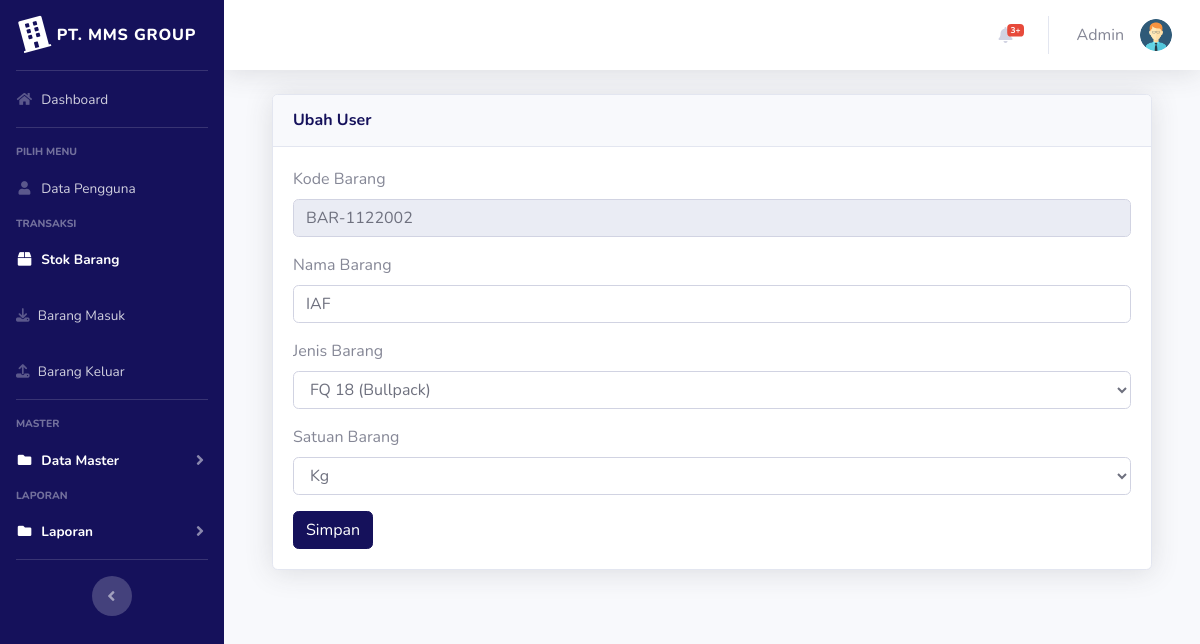
Screenshot of /index.php?page=gudang&aksi=ubahgudang&kode_barang=BAR-1122002 (signed in) with the database file from the repository.
### tables this page shows
CREATE TABLE `users` (
  `id` int(11) NOT NULL,
  `nik` varchar(10) NOT NULL,
  `nama` varchar(100) NOT NULL,
  `alamat` varchar(200) NOT NULL,
  `telepon` varchar(100) NOT NULL,
  `username` varchar(100) NOT NULL,
  `password` varchar(100) NOT NULL,
  `level` varchar(25) NOT NULL DEFAULT 'member',
  `foto` varchar(25) NOT NULL
);

CREATE TABLE `gudang` (
  `id` int(11) NOT NULL,
  `kode_barang` varchar(100) NOT NULL,
  `nama_barang` varchar(100) NOT NULL,
  `jenis_barang` varchar(100) NOT NULL,
  `jumlah` double NOT NULL,
  `satuan` varchar(100) NOT NULL
);

### page/gudang/ubahgudang.php (the view, shortened to what this page needs)
<?php
 $kode_barang = $_GET['kode_barang'];
 $sql2 = $koneksi->query("select * from gudang where kode_barang = '$kode_barang'");
 $tampil = $sql2->fetch_assoc();
 ?>
  <div class="container-fluid">
          <div class="card shadow mb-4">
            <div class="card-header py-3">
              <h6 class="m-0 font-weight-bold text-primary">Ubah User</h6>
            </div>
            <div class="card-body">
              <div class="table-responsive">
							<div class="body">
							<form method="POST" enctype="multipart/form-data">
							<label for="">Kode Barang</label>
                            <div class="form-group">
                               <div class="form-line">
                                  <input type="text" name="kode_barang" class="form-control" id="kode_barang" value="<?php echo $tampil['kode_barang']; ?>" readonly />
							</div>
                            </div>
							<label for="">Nama Barang</label>
                            <div class="form-group">
                               <div class="form-line">
                                <input type="text" name="nama_barang" value="<?php echo $tampil['nama_barang']; ?>" class="form-control" />
							</div>
                            </div>
						<label for="">Jenis Barang</label>
                            <div class="form-group">
                               <div class="form-line">
                                <select name="jenis_barang" value="<?php echo $tampil['jenis_barang'];?>" class="form-control" />
								<?php
								$sql = $koneksi -> query("select * from jenis_barang order by id");
								while ($data=$sql->fetch_assoc()) {
									echo "<option value='$data[id].$data[jenis_barang]'>$data[jenis_barang]</option>";
								}
								?>
							</div>
                            </div>
							<label for="">Satuan Barang</label>
                            <div class="form-group">
                               <div class="form-line">
                                <select name="satuan" value="<?php echo $tampil['satuan'];?>" class="form-control" />
								<?php
								$sql = $koneksi -> query("select * from satuan order by id");
								while ($data=$sql->fetch_assoc()) {
									echo "<option value='$data[id].$data[satuan]'>$data[satuan]</option>";
								}
								?>
							</div>
                            </div>
							<input type="submit" name="simpan" value="Simpan" class="btn btn-primary">
							</form>

### index.php (shortened to what this page needs)
<?php
$koneksi = new mysqli("127.0.0.1", "root", "", "inventori");
$current_page = isset($_GET['page']) ? $_GET['page'] : 'home';
?>
<!DOCTYPE html>
<html lang="en">
<head>
  <link rel="stylesheet" href="https://cdnjs.cloudflare.com/ajax/libs/font-awesome/6.7.2/css/all.min.css" />
  <link href="vendor/fontawesome-free/css/all.min.css" rel="stylesheet" type="text/css">
  <link href="css/sb-admin-2.min.css" rel="stylesheet">
  <link href="vendor/datatables/dataTables.bootstrap4.min.css" rel="stylesheet">
</head>
<body id="page-top">
  <div id="wrapper">
    <ul class="navbar-nav bg-primary sidebar sidebar-dark accordion" id="accordionSidebar">
      <a class="sidebar-brand d-flex align-items-center justify-content-center" href="index.php">
        <div class="sidebar-brand-icon rotate-n-15">
          <i class="fas fa-building"></i>
        </div>
        <div class="sidebar-brand-text mx-2">PT. MMS GROUP</div>
      </a>
      <hr class="sidebar-divider my-0">
      <?php
      if ($_SESSION['admin']) {
        $user = $_SESSION['admin'];
      }
      $sql = $koneksi->query("select * from users where id='$user'");
      $data = $sql->fetch_assoc();
      ?>
      <li class="nav-item <?php echo ($current_page == 'home') ? 'active' : ''; ?>">
        <a class="nav-link" href="?page=home">
          <i class="fas fa-fw fa-home"></i>
          <span>Dashboard</span></a>
      </li>
      <hr class="sidebar-divider">
      <div class="sidebar-heading">
        Pilih Menu
      </div>
      <li class="nav-item <?php echo ($current_page == 'pengguna') ? 'active' : ''; ?>">
        <a class="nav-link" href="?page=pengguna">
          <i class="fas fa-fw fa-user"></i>
          <span>Data Pengguna</span></a>
        </li>
        <div class="sidebar-heading">
          Transaksi
        </div>
        <li class="nav-item <?php echo ($current_page == 'gudang') ? 'active' : ''; ?>">
          <a class="nav-link" href="?page=gudang">
            <i class="fas fa-fw fa-box"></i>
            <span>Stok Barang</span></a>
          </li>
          <li class="nav-item <?php echo ($current_page == 'barangmasuk') ? 'active' : ''; ?>">
            <a class="nav-link" href="?page=barangmasuk">
              <i class="fa-solid fa-download"></i>
              <span>Barang Masuk</span></a>
            </li>
            <li class="nav-item <?php echo ($current_page == 'barangkeluar') ? 'active' : ''; ?>">
              <a class="nav-link" href="?page=barangkeluar">
                <i class="fa-solid fa-upload"></i>
                <span>Barang Keluar</span></a>
              </li>
              <hr class="sidebar-divider">
              <div class="sidebar-heading">
        Master
      </div>
      <li class="nav-item active">
        <a class="nav-link collapsed" href="#" data-toggle="collapse" data-target="#collapseData" aria-expanded="true" aria-controls="collapseData">
          <i class="fas fa-fw fa-folder"></i>
          <span>Data Master</span>
        </a>
      </li>
      <div class="sidebar-heading">
        Laporan
      </div>
      <li class="nav-item active">
        <a class="nav-link collapsed" href="#" data-toggle="collapse" data-target="#collapseLaporan" aria-expanded="true" aria-controls="collapseLaporan">
          <i class="fas fa-fw fa-folder"></i>
          <span>Laporan</span>
        </a>
      </li>
      <hr class="sidebar-divider d-none d-md-block">
      <div class="text-center d-none d-md-inline">
        <button class="rounded-circle border-0" id="sidebarToggle"></button>
      </div>
    </ul>
    <div id="content-wrapper" class="d-flex flex-column">
      <div id="content">
        <nav class="navbar navbar-expand navbar-light bg-white topbar mb-4 static-top shadow">
                    <ul class="navbar-nav ml-auto">
                        <li class="nav-item dropdown no-arrow mx-1">
                            <a class="nav-link dropdown-toggle" href="#" id="alertsDropdown" role="button"
                                data-toggle="dropdown" aria-haspopup="true" aria-expanded="false">
                                <i class="fas fa-bell fa-fw"></i>
                                <span class="badge badge-danger badge-counter">3+</span>
                            </a>
                        </li>
                        <li class="nav-item dropdown no-arrow">
                            <a class="nav-link dropdown-toggle" href="#" id="userDropdown" role="button"
                                data-toggle="dropdown" aria-haspopup="true" aria-expanded="false">
                                <span class="mr-3 d-none d-lg-inline text-gray-600"><?php echo  $data['nama']; ?></span>
                                <img class="img-profile rounded-circle"
                                    src="img/<?php echo $data['foto'] ?>">
                            </a>
                        </li>
                    </ul>
                </nav>
        <div class="container-fluid">
          <section class="content">
            <?php
            $page = $_GET['page'];
            $aksi = $_GET['aksi'];
            if ($page == "gudang") {
              if ($aksi == "ubahgudang") {
                include "page/gudang/ubahgudang.php";
              }
            }
            ?>
          </section>
        </div>
      </div>
    </div>
  </div>
</body>
</html>

### rows the page displays
users: nama "Admin", foto (picture)
gudang: kode_barang "BAR-1122002", nama_barang "IAF"

### other values shown
form field jenis_barang "FQ 18 (Bullpack)"
form field satuan "Kg"
